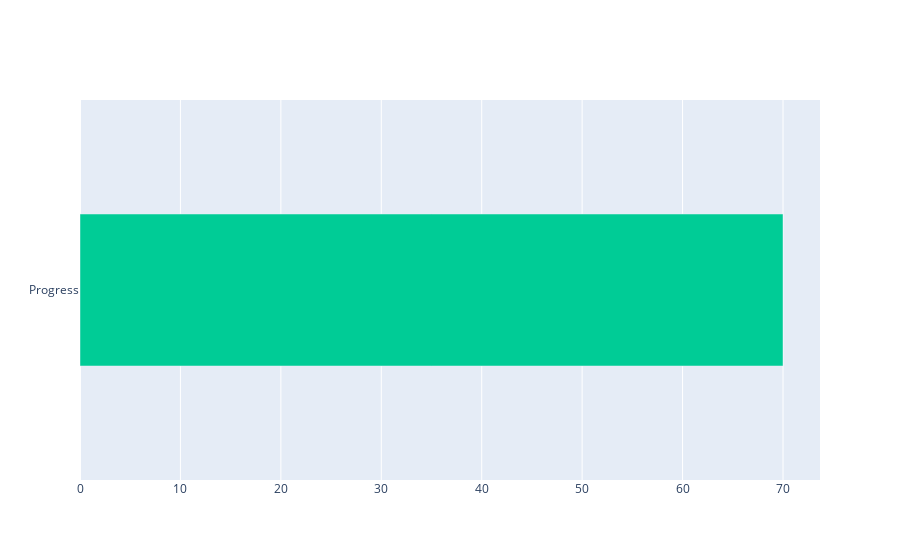

The notebook cell this image was saved under:
### Code cell
import plotly.graph_objects as go

progress = 70
remaining = 100 - progress

# # Buat bar chart horizontal
fig = go.Figure(go.Bar(
    x=[progress],
    y=["Progress"],
    orientation='h',
    width=[0.4],  # ketebalan bar
    marker=dict(color='#00cc96')
))

# # Tambah bar "sisa" di belakangnya (background)
# # fig.add_trace(go.Bar(
# #     x=[100],
# #     y=["Progress"],
# #     orientation='h',
# #     width=[0.4],
# #     marker=dict(color='#e0e0e0'),
# #     showlegend=False,
# #     opacity=0.3,
# # ))

# fig.update_layout(
#     barmode='overlay',  # Tumpuk bar sisa di belakang
#     xaxis=dict(range=[0, 100], showticklabels=False),
#     yaxis=dict(showticklabels=False),
#     height=100,
#     margin=dict(l=10, r=10, t=10, b=10),
#     showlegend=False,
#     annotations=[dict(
#         x=progress/2,
#         y=0,
#         text=f"{progress}%",
#         showarrow=False,
#         font_size=18,
#         xanchor='center',
#         yanchor='middle'
#     )]
# )

fig.show()

### Figure 1 — Plotly figure (JSON) as saved in the notebook; plotly's stock layout.template omitted (floating-point values rounded to 4 significant figures)
{"data": [{"marker": {"color": "#00cc96"}, "orientation": "h", "type": "bar", "width": [0.4], "x": [70], "y": ["Progress"]}], "layout": {}}
